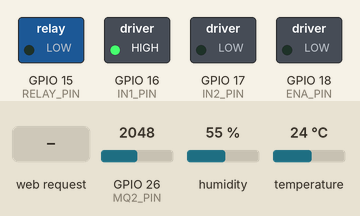
This sketch was run on a simulated ESP32. Shown: switched loads named in the sketch (green lamp = pin HIGH). The inputs (shaded band) are chosen by the test bench; at power-on: GPIO 26 (MQ2_PIN) = 2048, humidity 55 %, temperature 24 °C. WiFi joins after 1.5 s; servers stay silent unless stated; what the sketch prints to the serial monitor is not drawn.

Above: at 2.7 s.
2.8 s: HTTP request GET /bulb/on received
At 3.4 s:
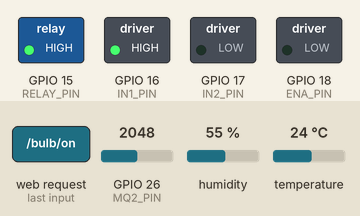
4.3 s: HTTP request GET /bulb/off received
At 4.8 s:
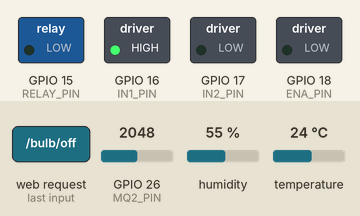
Timing chart, 0 to 7.3 s (numbered marks = the images above; inputs shaded):
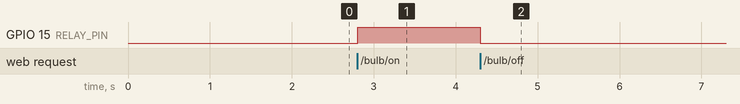

The sketch:

home.ino
```cpp
#include <WiFi.h>
#include "DHT.h"

// Replace with your Wi-Fi credentials
const char* ssid = "ur ssid";
const char* password = "password";

#define RELAY_PIN 15  // Relay for bulb control
#define ENA_PIN 18    // PWM pin for fan speed control
#define IN1_PIN 16    // Motor driver IN1
#define IN2_PIN 17    // Motor driver IN2
#define DHT_PIN 19    // Pin for DHT11 sensor
#define DHT_TYPE DHT11
#define MQ2_PIN 26    // Pin for MQ2 analog output (A0, GPIO 26)


DHT dht(DHT_PIN, DHT_TYPE);


bool bulbState = false;   // Track bulb state (ON/OFF)
int fanSpeed = 0;         // Track fan speed (0 to 100%)
float temperature = 0;    // Track current temperature
bool geyserState = false; // Track geyser state
int gasLevel = 0;         // Current gas level from MQ2 sensor
bool gasDetected = false;
bool smokeDetected = false;
WiFiServer server(80);

void setup() {

  Serial.begin(115200);
  while (!Serial);
  pinMode(RELAY_PIN, OUTPUT);
  digitalWrite(RELAY_PIN, LOW);   pinMode(ENA_PIN, OUTPUT);
  pinMode(IN1_PIN, OUTPUT);
  pinMode(IN2_PIN, OUTPUT);
  digitalWrite(IN1_PIN, HIGH);
  digitalWrite(IN2_PIN, LOW);


  analogWrite(ENA_PIN, 0);
  pinMode(MQ2_PIN, INPUT);

  dht.begin();


  Serial.println("Connecting to WiFi...");
  WiFi.begin(ssid, password);

  while (WiFi.status() != WL_CONNECTED) {
    delay(500);
    Serial.print(".");
  }

  Serial.println("\nWiFi Connected!");
  Serial.print("IP Address: ");
  Serial.println(WiFi.localIP());


  server.begin();
  Serial.println("Server started. Listening for incoming clients...");
}

void loop() {

  WiFiClient client = server.accept();

  if (client) {
    Serial.println("New client connected!");


    String request = client.readStringUntil('\r');
    Serial.print("Request: ");
    Serial.println(request);
    client.flush();


    if (request.indexOf("/bulb/on") != -1) {
      bulbState = true;
      digitalWrite(RELAY_PIN, HIGH);
      Serial.println("Bulb turned ON.");
    } else if (request.indexOf("/bulb/off") != -1) {
      bulbState = false;
      digitalWrite(RELAY_PIN, LOW);
      Serial.println("Bulb turned OFF.");
    }


    if (request.indexOf("/fan?speed=") != -1) {
      int index = request.indexOf('=') + 1;
      String speedString = request.substring(index, request.indexOf(' ', index));
      fanSpeed = constrain(speedString.toInt(), 0, 100); // Ensure speed is 0-100%
      int pwmValue = map(fanSpeed, 0, 100, 0, 255); // Map speed to PWM range
      analogWrite(ENA_PIN, pwmValue); // Set fan speed using PWM
      Serial.print("Fan speed set to: ");
      Serial.print(fanSpeed);
      Serial.println("%");
    }


    temperature = dht.readTemperature();


    if (isnan(temperature)) {
      Serial.println("Failed to read temperature from DHT sensor.");
      temperature = 0;
    }


    gasLevel = analogRead(MQ2_PIN);
    gasDetected = gasLevel > 120;
    if (gasDetected) {
      if (temperature >= 32) {
        smokeDetected = true;  // High temperature with gas indicates smoke/fire
      } else {
        smokeDetected = false; // Moderate temperature with gas indicates gas leakage
      }
    } else {
      smokeDetected = false;
    }

    // Control geyser based on temperature
    if (temperature < 27) {
      geyserState = true; // Turn on geyser
    } else {
      geyserState = false; // Turn off geyser
    }

    // Generate HTML response
    String htmlResponse = "<html><head><style>";
    htmlResponse += "@import url('https://fonts.googleapis.com/css2?family=Poppins:wght@400;700&display=swap');";
    htmlResponse += "body { font-family: 'Poppins', sans-serif; background-color: #f2f2f2; text-align: center; }";
    htmlResponse += "h1 { font-size: 36px; font-weight: bold; color: #333; }";
    htmlResponse += ".section { background-color: #fff; padding: 20px; margin: 20px; border-radius: 10px; box-shadow: 0 0 10px rgba(0,0,0,0.1); }";
    htmlResponse += ".button { background-color: #4CAF50; color: white; padding: 10px 20px; text-align: center; text-decoration: none; display: inline-block; font-size: 16px; margin: 10px 2px; border-radius: 5px; }";
    htmlResponse += "img { width: 120px; height: auto; margin: 10px 0; }";
    htmlResponse += "input[type='number'] { width: 80px; padding: 10px; margin: 10px; border: 2px solid #4CAF50; border-radius: 5px; font-size: 16px; }";
    htmlResponse += "input[type='submit'] { background-color: #4CAF50; color: white; border: none; padding: 10px 20px; border-radius: 5px; font-size: 16px; }";

    // Alert style for fire or gas detection
    if (gasDetected || smokeDetected) {
      htmlResponse += ".alert { background-color: red; color: white; font-size: 30px; font-weight: bold; padding: 20px; margin: 20px 0; border-radius: 10px; }";
      htmlResponse += "</style></head><body>";
      htmlResponse += "<h1>Home Automation Control</h1>";
      htmlResponse += "<div class='alert'>ALERT! Fire or Gas Detected!</div>";
    } else {
      htmlResponse += "</style></head><body>";
      htmlResponse += "<h1>Home Automation Control</h1>";
    }

    // Add more sections for bulb, fan, etc.
    htmlResponse += "<div class='section'><h2>Bulb Control</h2>";
    htmlResponse += "<img src='" + String(bulbState ? "https://encrypted-tbn0.gstatic.com/images?q=tbn:ANd9GcRlH-yl435WQJhsIDP54SSfqv8z6G8XbSs-CQ&s" : "https://encrypted-tbn0.gstatic.com/images?q=tbn:ANd9GcRlH-yl435WQJhsIDP54SSfqv8z6G8XbSs-CQ&s") + "' alt='Bulb'>";
    htmlResponse += "<p>Bulb is " + String(bulbState ? "OFF" : "ON") + "</p>";
    htmlResponse += "<a class='button' href='/bulb/on'>Turn OFF</a>";
    htmlResponse += "<a class='button' href='/bulb/off'>Turn ON</a></div>";

    // Fan control section
    htmlResponse += "<div class='section'><h2>Fan Control</h2>";
    htmlResponse += "<img src='" + String(fanSpeed > 0 ? "https://encrypted-tbn0.gstatic.com/images?q=tbn:ANd9GcSIUJDHAOtGaazos3SN8TXy_lAHmHfX93m-3Q&s" : "https://encrypted-tbn0.gstatic.com/images?q=tbn:ANd9GcSIUJDHAOtGaazos3SN8TXy_lAHmHfX93m-3Q&s") + "' alt='Fan'>";
    htmlResponse += "<p>Fan speed is " + String(fanSpeed) + "%</p>";
    htmlResponse += "<form action='/fan' method='GET'>";
    htmlResponse += "Set speed (0-100): <input type='number' name='speed' min='0' max='100' value='" + String(fanSpeed) + "'>";
    htmlResponse += "<input type='submit' value='Set Speed'>";
    htmlResponse += "</form></div>";

    // Environment monitoring section
    htmlResponse += "<div class='section'><h2>Environment Monitoring</h2>";
    htmlResponse += "<p>Temperature: " + String(temperature, 1) + " °C</p>";
    htmlResponse += "<p>Gas Level: " + String(gasLevel) + "</p>";
    htmlResponse += "<p>Geyser is " + String(geyserState ? "ON" : "OFF") + "</p>";
    htmlResponse += "<p>" + String(gasDetected ? (smokeDetected ? "Smoke or Fire Detected!" : "Gas Leakage Detected!") : "No gas or smoke detected.") + "</p>";
    htmlResponse += "</div>";

    htmlResponse += "</body></html>";

    // Send the response to the client
    client.println("HTTP/1.1 200 OK");
    client.println("Content-Type: text/html");
    client.println("Connection: close");
    client.println();
    client.print(htmlResponse);
    client.stop();
  }
}
```

Measured:
- after the input at 2.8 s, GPIO 15 (RELAY_PIN): LOW → HIGH at once
- after the input at 4.3 s, GPIO 15 (RELAY_PIN): HIGH → LOW at once
